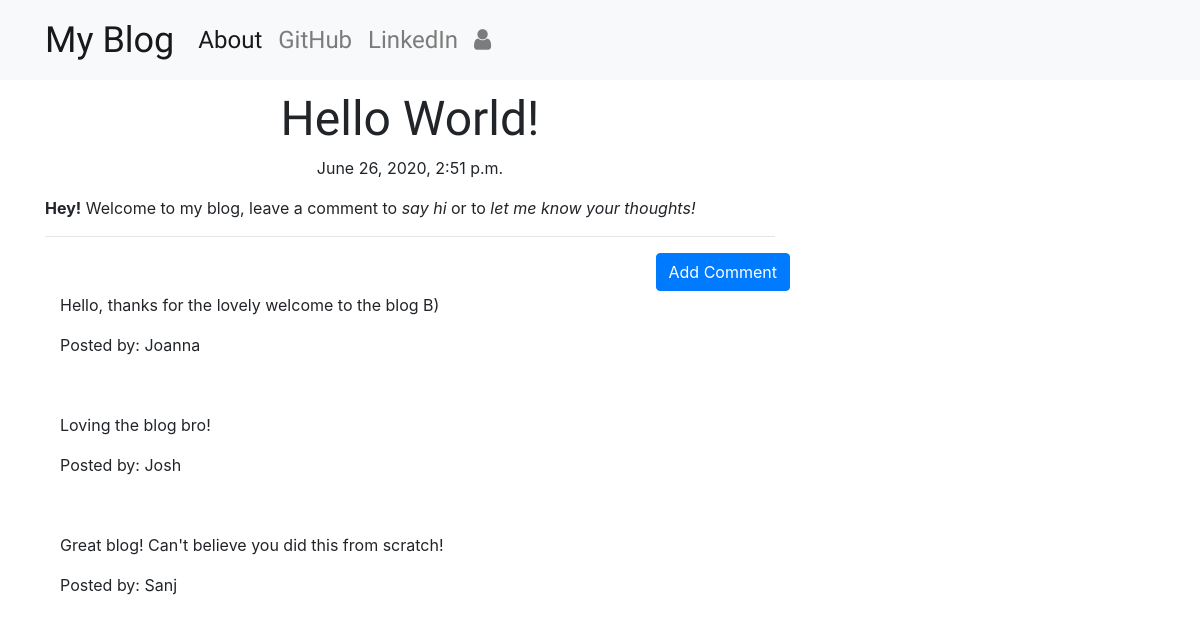
The app's page /post/2/ with its own data.
### blog/models.py (models this page shows, shortened)
class Post(models.Model):
    author = models.ForeignKey('auth.User',on_delete=models.CASCADE)
    title = models.CharField(max_length=200)
    text = models.TextField()
    created_date = models.DateTimeField(default=timezone.now)
    published_date = models.DateTimeField(blank=True,null=True)

class Comment(models.Model):
    post = models.ForeignKey('blog.Post',related_name='comments',on_delete=models.CASCADE)
    author = models.CharField(max_length=200)
    text = models.TextField()
    created_date = models.DateTimeField(default=timezone.now())
    approved_comment = models.BooleanField(default=True)

### blog/views.py (the view)
# urls.py: path('post/<int:pk>/',views.PostDetailView.as_view(),name='post_detail'),
class PostDetailView(DetailView):
    model = Post

### blog/templates/blog/post_detail.html (shortened to what this page needs)
{% extends "blog/base.html" %}
{% block content%}
<h1 class="posttitle loader">{{ post.title }}</h1>
{% if post.published_date %}
<div class="date postdate">
  {{ post.published_date }}
</div>
{% else %}
<a class="btn btn-default" href="{% url 'post_publish' pk=post.pk %}">Publish</a>
{% endif %}
<p class="postcontent">{{ post.text|safe|linebreaksbr}}</p>
<hr>
<a class="btn btn-primary btn-comment" href="{% url 'add_comment_to_post' pk=post.pk %}">Add Comment</a>
<div class="container">
  {% for comment in post.comments.all %}
  <br>
    <!-- {% if user.is_authenticated or comment.approved_comment %}
      <p>{{comment.text|safe|linebreaks}}</p>
      <p>Posted by: {{comment.author }}</p>
    {% endif %}
    {% empty %}
    <p>No Comments!</p>
  {% endfor %}
</div>
{% endblock %}

### blog/static/css/blog.css (style rules this page uses)
.postdate { text-align: center; }
.posttitle { font-family: 'Marvel',sans-serif; font-size: 3em; text-align: center; }
.postcontent { font-family: 'Montserrat'; font-size: 1.5em; }
.btn-comment { position: absolute; right: 0px; }
.loader { filter:hue-rotate(0deg); color:linear-gradient(45deg,#0f8,#08f); animation:hue 10000ms infinite linear; }

### records on screen
Post: title "Hello World!", published_date "June 26, 2020, 2:51 p.m.", text "Hey! Welcome to my blog, leave a comment to say hi or to let me know your thoughts!"
Comment: text "Hello, thanks for the lovely welcome to the blog B)", author "Joanna"
Comment: text "Loving the blog bro!", author "Josh"
Comment: text "Great blog! Can't believe you did this from scratch!", author "Sanj"
